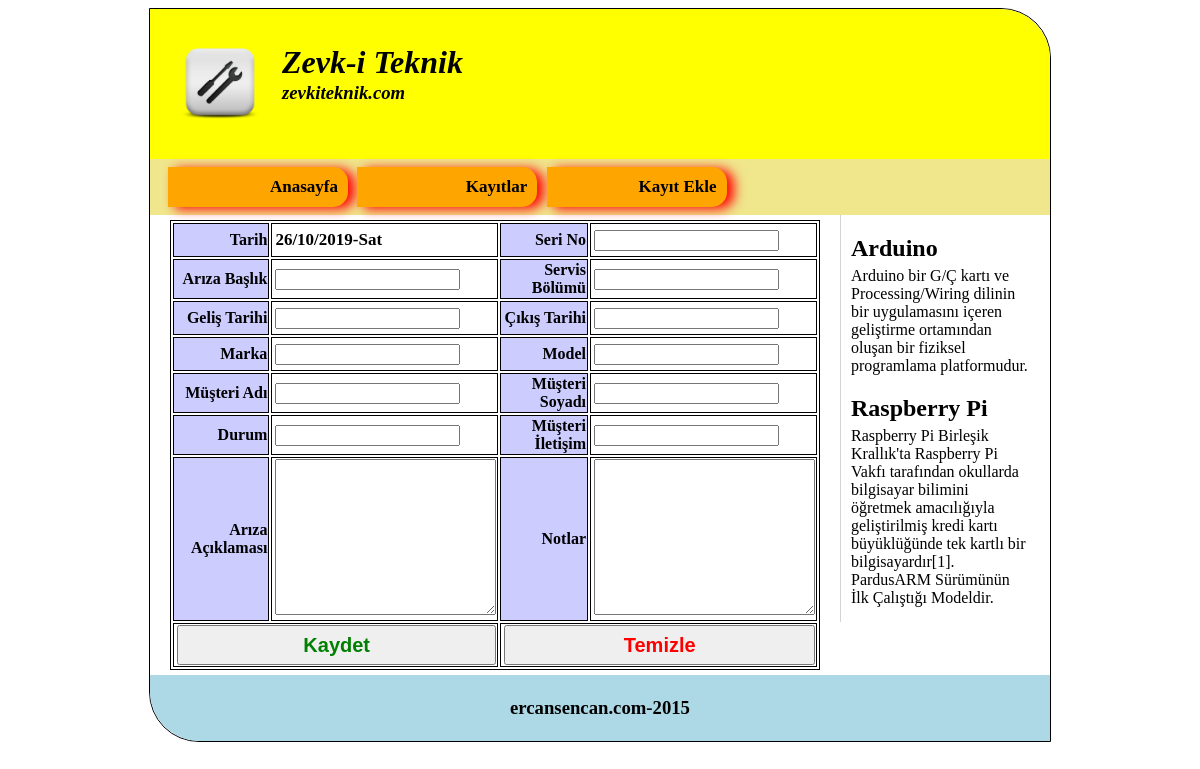
Screenshot of /ekle.php with the database file from the repository.
### tables this page shows
CREATE TABLE IF NOT EXISTS `duyurular2` (
  `id` int(11) NOT NULL AUTO_INCREMENT,
  `baslik` varchar(255) NOT NULL,
  `icerik` varchar(512) NOT NULL,
  `tarih` varchar(25) NOT NULL,
  PRIMARY KEY (`id`)
);

### ekle.php (the view, shortened to what this page needs)
<!DOCTYPE html>
<?php
	$sorgu2=mysql_query("select * from duyurular2");
?>
<html>
	<head>
		<link rel="stylesheet" type="text/css" href="dizayn.css">
	</head>
	<body>
	<div id="ana-kisim">
		<header href="index.php">
			<a href="index.php">
			<img id="baslikeresim" src="img/logo1.png" width="100" height="100">
			<h1 id="baslikmetin">Zevk-i Teknik</h1>
			<h3 id="baslikmetin2">zevkiteknik.com</h3>
			</a>
		</header>
		<nav id="menu">
			<ul>
				<a href="index.php"><li>Anasayfa</li></a>
				<a href="kayitlar.php"><li>Kayıtlar</li></a>
				<a href="ekle.php"><li>Kayıt Ekle</li></a>
			</ul>
		</nav>
		<section id="icerik1">
			<table>
				<form action="kayitekle.php" onsubmit="return isValid('ekle')" method="post" name="ekle">
					<tr>
						<td id="hucreBaslik" width="150">Tarih</td>
						<td style="font-weight:bold;font-size:17px;" id="hucreBilgi" width="300">
						<?php echo date('d/m/Y-D'); ?>
						</td>
						<td id="hucreBaslik" width="150">Seri No</td>
						<td id="hucreBilgi" width="300">
						<input id="yaziAlani" type="text" name="seri-no"/>
						</td>
					</tr>
					<tr>
						<td id="hucreBaslik" width="150">Arıza Başlık</td>
						<td id="hucreBilgi" width="300">
						<input id="yaziAlani" type="text" name="ariza-baslik"/>
						</td>
						<td id="hucreBaslik" width="150">Servis Bölümü</td>
						<td id="hucreBilgi" width="300">
						<input id="yaziAlani" type="text" name="servis-bolumu"/>
						</td>
					</tr>
					<tr>
						<td id="hucreBaslik" width="150">Geliş Tarihi</td>
						<td id="hucreBilgi" width="300">
						<input id="yaziAlani" type="text" name="gelis-tarihi"/>
						</td>
						<td id="hucreBaslik" width="150">Çıkış Tarihi</td>
						<td id="hucreBilgi" width="300">
						<input id="yaziAlani" type="text" name="cikis-tarihi"/>
						</td>
					</tr>
					<tr>
						<td id="hucreBaslik" width="150">Marka</td>
						<td id="hucreBilgi" width="300">
						<input id="yaziAlani" type="text" name="marka"/>
						</td>
						<td id="hucreBaslik" width="150">Model</td>
						<td id="hucreBilgi" width="300">
						<input id="yaziAlani" type="text" name="model"/>
						</td>
					</tr>
					<tr>
						<td id="hucreBaslik" width="150">Müşteri Adı</td>
						<td id="hucreBilgi" width="300">
						<input id="yaziAlani" type="text" name="musteri-adi"/>
						</td>
						<td id="hucreBaslik" width="150">Müşteri Soyadı</td>
						<td id="hucreBilgi" width="300">
						<input id="yaziAlani" type="text" name="musteri-soyadi"/>
						</td>
					</tr>
					<tr>
						<td id="hucreBaslik" width="150">Durum</td>
						<td id="hucreBilgi" width="300">
						<input id="yaziAlani" type="text" name="durum"/>
						</td>
						<td id="hucreBaslik" width="150">Müşteri İletişim</td>
						<td id="hucreBilgi" width="300">
						<input id="yaziAlani" type="text" name="musteri-tel"/>
					    </td>
					</tr>
					<tr>
						<td id="hucreBaslik" width="150">Arıza Açıklaması</td>
						<td id="hucreBilgi" width="300">
						<textarea  rows="10" cols="25"
						 type="text" name="ariza-aciklama" ></textarea>
						</td>
						<td id="hucreBaslik" width="150">Notlar</td>
						<td id="hucreBilgi" width="300">
						<textarea rows="10" cols="25"
						type="text" name="notlar"></textarea>
						</td>
					</tr>
					<tr>
						<td colspan=2 id="hucreBilgi" width="50%">
							<input id="gozat2" type="submit" name="ekle" value="Kaydet"/>
						</td>
						<td  colspan=2 id="hucreBilgi" width="50%">
							<input id="sil2" type="reset" name="sil" value="Temizle"/>
						</td>
					</tr>
				</form>
			</table>
		</section>
		<section id="icerik2">
			<?php while($cek=mysql_fetch_array($sorgu2)){ ?>
				<h1><?php echo $cek["baslik"];?> </h1>
				<article id="icerik1bolge1">
						<?php echo $cek["icerik"];?>
				</article>
			<?php } ?>
		</section>
		<footer id="altkisim">
			<h3 id="altaciklama">ercansencan.com-2015</h3>
		</footer>
	</div>
	</body>
</html>

### dizayn.css (style rules this page uses)
header { height: 100px; margin-left:auto; margin-right: auto; background-color: yellow; padding-left: 20px; padding-top: 25px; padding-bottom: 25px; border-radius: 0px 50px 0px 0px; }
a { color: black; text-decoration: none; padding: 0px; margin: 0px; }
#ana-kisim { width: 900px; margin-left:auto; margin-right: auto; border: 1px solid black; border-radius: 0px 50px 0px 50px; }
#baslikeresim { float: left; }
#baslikmetin { padding-left: 100px; margin-left: 12px; margin-top: 10px; font-style: italic; font-family: verdana; }
#baslikmetin2 { padding-left: 100px; margin-left: 12px; margin-top: -20px; font-style: italic; font-family: verdana; }
#menu { background-color: #F0E68C; padding: 3px; height: 50px; }
#menu ul { display: inline-block; list-style: none; font: bold 17px tahoma; margin-top: 5px; margin-left: -30px; }
#menu li { background-color: orange; display: inline-block; list-style: none; font: bold 17px tahoma; color: black; width: 170px; margin-left: 5px; padding-top: 10px; padding-bottom: 10px; padding-right: 10px; text-align: right; border-radius: 0px 15px 15px 0px; box-shadow: 7px 2px 12px red; -webkit-transition:border-radius 0.2s, box-shadow 0.3s; }
#icerik1 { width: 630px; margin-left: 20px; margin-right: 20px; margin-top: 5px; float: left; }
#icerik2 { width: 180px; margin-left: 20px; padding-left: 10px; border-left: 1px solid lightgrey; float: left; }
#icerik1bolge1 { margin-top: -15px; margin-bottom: 15px; }
table { border: 1px solid black; width: 650px; margin-bottom: 5px; }
td { border: 1px solid black; font-family: tahoma; height: 30px; text-align: center; }
#sil2 { color: red; font-weight: bold; margin: 0px; padding: 0px; width: 100%; height: 100%; text-align: center; font-size: 20px; height:40px; }
#gozat2 { color: green; font-weight: bold; margin: 0px; padding: 0px; width: 100%; height: 100%; text-align: center; font-size: 20px; height:40px; }
#hucreBaslik { text-align: right; height: 20px; background-color:#CCCCFF; font-weight: bold; }
#hucreBilgi { text-align: left; padding-left: 3px; }
#yaziAlani { width: 100% height:100%; }
#altkisim { clear: both; text-align: center; background-color: lightblue; border-radius: 0px 0px 0px 50px; }
#altaciklama { padding-top: 22px; padding-bottom: 22px; margin-top: 0px; margin-bottom: 0px; }

### rows the page displays
duyurular2: baslik "Arduino", icerik "Arduino bir G/Ç kartı ve Processing/Wiring dilinin bir uygulamasını içeren geliştirme ortamından oluşan bir fiziksel programlama platformudur."
duyurular2: baslik "Raspberry Pi", icerik "Raspberry Pi Birleşik Krallık'ta Raspberry Pi Vakfı tarafından okullarda bilgisayar bilimini öğretmek amacılığıyla geliştirilmiş kredi kartı büyüklüğünde tek kartlı bir bilgisayardır[1]. PardusARM Sürümünün İlk Çalıştığı Modeldir."
